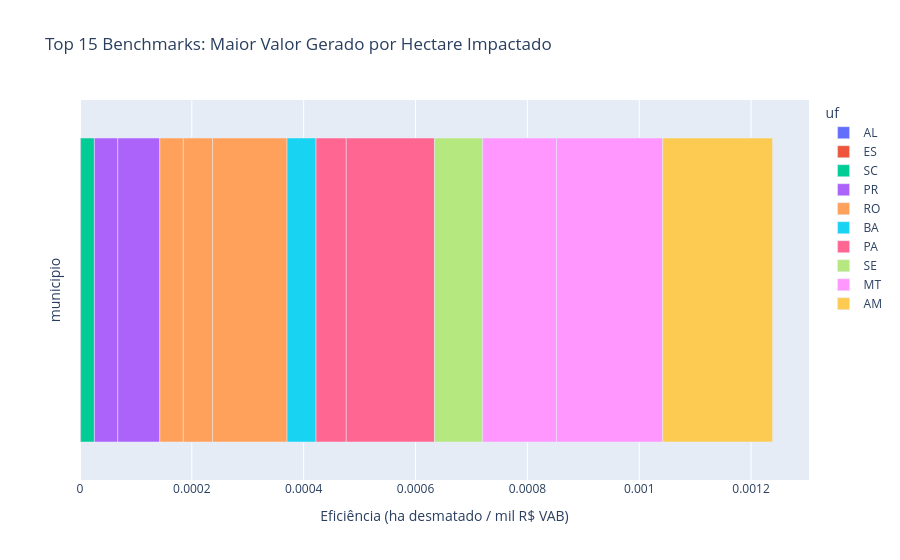

This figure's notebook cell:
### Markdown cell above
## 5. Eficiência: Produzir sem Desmatar

### Análise de Benchmarking e Melhores Práticas
Criamos um índice de **Eficiência Ambiental** definido pela razão: `Hectares Desmatados / mil R$ de VAB Agropecuário`. Quanto menor esse índice, mais eficiente é o município em gerar valor com baixo impacto.

**Justificativa Visual:** Um **Gráfico de Barras Horizontal** permitindo a comparação direta entre municípios de diferentes estados (UFs). Isso destaca que a eficiência não é restrita a uma única região geográfica.

### Code cell
# Preparação dos dados de eficiência
df_resumo = df_eficiencia.merge(df_quadrantes[['cod_ibge', 'municipio', 'uf']].drop_duplicates(), on='cod_ibge', how='left')
df_resumo = df_resumo[df_resumo['cod_ibge'] > 0].copy()
df_resumo['razao_desmat_vab'] = df_resumo['area_desmatada_ha'] / df_resumo['vab_agro_mil_reais'].replace(0, 1)

# Seleção dos top 15 benchmarks (com algum desmatamento > 0 para evitar divisões por zero perfeitas)
df_top = df_resumo[df_resumo['area_desmatada_ha'] > 0].sort_values('razao_desmat_vab').head(15)

fig = px.bar(
    df_top, y='municipio', x='razao_desmat_vab', color='uf', 
    orientation='h',
    title='Top 15 Benchmarks: Maior Valor Gerado por Hectare Impactado',
    labels={'razao_desmat_vab': 'Eficiência (ha desmatado / mil R$ VAB)'},
    hover_data=['vab_agro_mil_reais', 'area_desmatada_ha']
)
fig.update_layout(yaxis={'categoryorder':'total descending'})
fig.show()

### Figure 1 — Plotly figure (JSON) as saved in the notebook; plotly's stock layout.template omitted (floating-point values rounded to 4 significant figures)
{"data": [{"customdata": [[277800.0, 0.15]], "hovertemplate": "uf=AL<br>Eficiência (ha desmatado / mil R$ VAB)=%{x}<br>municipio=%{y}<br>vab_agro_mil_reais=%{customdata[0]}<br>area_desmatada_ha=%{customdata[1]}<extra></extra>", "legendgroup": "AL", "marker": {"color": "#636efa", "pattern": {"shape": ""}}, "name": "AL", "orientation": "h", "showlegend": true, "textposition": "auto", "type": "bar", "x": [5.399e-07], "xaxis": "x", "y": [""], "yaxis": "y"}, {"customdata": [[393600.0, 0.229]], "hovertemplate": "uf=ES<br>Eficiência (ha desmatado / mil R$ VAB)=%{x}<br>municipio=%{y}<br>vab_agro_mil_reais=%{customdata[0]}<br>area_desmatada_ha=%{customdata[1]}<extra></extra>", "legendgroup": "ES", "marker": {"color": "#EF553B", "pattern": {"shape": ""}}, "name": "ES", "orientation": "h", "showlegend": true, "textposition": "auto", "type": "bar", "x": [5.818e-07], "xaxis": "x", "y": [""], "yaxis": "y"}, {"customdata": [[24400.0, 0.6]], "hovertemplate": "uf=SC<br>Eficiência (ha desmatado / mil R$ VAB)=%{x}<br>municipio=%{y}<br>vab_agro_mil_reais=%{customdata[0]}<br>area_desmatada_ha=%{customdata[1]}<extra></extra>", "legendgroup": "SC", "marker": {"color": "#00cc96", "pattern": {"shape": ""}}, "name": "SC", "orientation": "h", "showlegend": true, "textposition": "auto", "type": "bar", "x": [2.459e-05], "xaxis": "x", "y": [""], "yaxis": "y"}, {"customdata": [[86310.0, 3.61], [90220.0, 6.78]], "hovertemplate": "uf=PR<br>Eficiência (ha desmatado / mil R$ VAB)=%{x}<br>municipio=%{y}<br>vab_agro_mil_reais=%{customdata[0]}<br>area_desmatada_ha=%{customdata[1]}<extra></extra>", "legendgroup": "PR", "marker": {"color": "#ab63fa", "pattern": {"shape": ""}}, "name": "PR", "orientation": "h", "showlegend": true, "textposition": "auto", "type": "bar", "x": [4.183e-05, 7.515e-05], "xaxis": "x", "y": ["", ""], "yaxis": "y"}, {"customdata": [[219600.0, 9.23], [797300.0, 41.72], [59380.0, 7.91]], "hovertemplate": "uf=RO<br>Eficiência (ha desmatado / mil R$ VAB)=%{x}<br>municipio=%{y}<br>vab_agro_mil_reais=%{customdata[0]}<br>area_desmatada_ha=%{customdata[1]}<extra></extra>", "legendgroup": "RO", "marker": {"color": "#FFA15A", "pattern": {"shape": ""}}, "name": "RO", "orientation": "h", "showlegend": true, "textposition": "auto", "type": "bar", "x": [4.203e-05, 5.232e-05, 0.0001332], "xaxis": "x", "y": ["", "", ""], "yaxis": "y"}, {"customdata": [[100700.0, 5.22]], "hovertemplate": "uf=BA<br>Eficiência (ha desmatado / mil R$ VAB)=%{x}<br>municipio=%{y}<br>vab_agro_mil_reais=%{customdata[0]}<br>area_desmatada_ha=%{customdata[1]}<extra></extra>", "legendgroup": "BA", "marker": {"color": "#19d3f3", "pattern": {"shape": ""}}, "name": "BA", "orientation": "h", "showlegend": true, "textposition": "auto", "type": "bar", "x": [5.185e-05], "xaxis": "x", "y": [""], "yaxis": "y"}, {"customdata": [[439700.0, 23.77], [166200.0, 26.21]], "hovertemplate": "uf=PA<br>Eficiência (ha desmatado / mil R$ VAB)=%{x}<br>municipio=%{y}<br>vab_agro_mil_reais=%{customdata[0]}<br>area_desmatada_ha=%{customdata[1]}<extra></extra>", "legendgroup": "PA", "marker": {"color": "#FF6692", "pattern": {"shape": ""}}, "name": "PA", "orientation": "h", "showlegend": true, "textposition": "auto", "type": "bar", "x": [5.406e-05, 0.0001577], "xaxis": "x", "y": ["", ""], "yaxis": "y"}, {"customdata": [[45850.0, 3.95]], "hovertemplate": "uf=SE<br>Eficiência (ha desmatado / mil R$ VAB)=%{x}<br>municipio=%{y}<br>vab_agro_mil_reais=%{customdata[0]}<br>area_desmatada_ha=%{customdata[1]}<extra></extra>", "legendgroup": "SE", "marker": {"color": "#B6E880", "pattern": {"shape": ""}}, "name": "SE", "orientation": "h", "showlegend": true, "textposition": "auto", "type": "bar", "x": [8.614e-05], "xaxis": "x", "y": [""], "yaxis": "y"}, {"customdata": [[703000.0, 92.91], [52700.0, 10.0]], "hovertemplate": "uf=MT<br>Eficiência (ha desmatado / mil R$ VAB)=%{x}<br>municipio=%{y}<br>vab_agro_mil_reais=%{customdata[0]}<br>area_desmatada_ha=%{customdata[1]}<extra></extra>", "legendgroup": "MT", "marker": {"color": "#FF97FF", "pattern": {"shape": ""}}, "name": "MT", "orientation": "h", "showlegend": true, "textposition": "auto", "type": "bar", "x": [0.0001322, 0.0001898], "xaxis": "x", "y": ["", ""], "yaxis": "y"}, {"customdata": [[234900.0, 46.16]], "hovertemplate": "uf=AM<br>Eficiência (ha desmatado / mil R$ VAB)=%{x}<br>municipio=%{y}<br>vab_agro_mil_reais=%{customdata[0]}<br>area_desmatada_ha=%{customdata[1]}<extra></extra>", "legendgroup": "AM", "marker": {"color": "#FECB52", "pattern": {"shape": ""}}, "name": "AM", "orientation": "h", "showlegend": true, "textposition": "auto", "type": "bar", "x": [0.0001965], "xaxis": "x", "y": [""], "yaxis": "y"}], "layout": {"barmode": "relative", "legend": {"title": {"text": "uf"}, "tracegroupgap": 0}, "title": {"text": "Top 15 Benchmarks: Maior Valor Gerado por Hectare Impactado"}, "xaxis": {"anchor": "y", "domain": [0, 1], "title": {"text": "Eficiência (ha desmatado / mil R$ VAB)"}}, "yaxis": {"anchor": "x", "categoryorder": "total descending", "domain": [0, 1], "title": {"text": "municipio"}}}}
